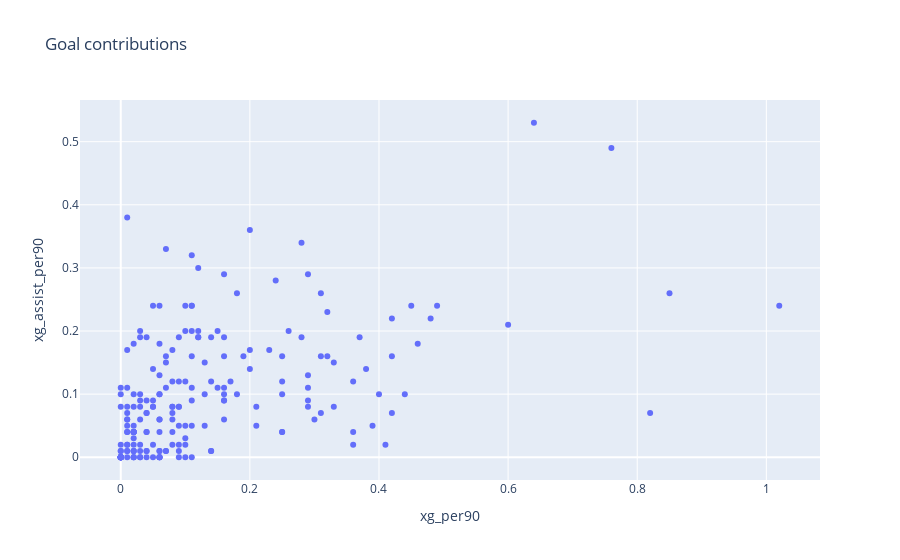

Notebook code cell kept with this figure:
### Code cell
import plotly.express as px

px.scatter(player_stats[player_stats['minutes'] >= 500], x='xg_per90', y='xg_assist_per90', hover_name='player', title='Goal contributions')

### Figure 1 — Plotly figure (JSON) as saved in the notebook; plotly's stock layout.template omitted (floating-point values rounded to 4 significant figures; data arrays with more than 128 entries replaced by an {"elided": "..."} marker saying what was removed)
{"data": [{"hovertemplate": "<b>%{hovertext}</b><br><br>xg_per90=%{x}<br>xg_assist_per90=%{y}<extra></extra>", "hovertext": {"elided": "210 str values"}, "legendgroup": "", "marker": {"color": "#636efa", "symbol": "circle"}, "mode": "markers", "name": "", "orientation": "v", "showlegend": false, "type": "scatter", "x": {"elided": "210 float values"}, "xaxis": "x", "y": {"elided": "210 float values"}, "yaxis": "y"}], "layout": {"legend": {"tracegroupgap": 0}, "title": {"text": "Goal contributions"}, "xaxis": {"anchor": "y", "domain": [0, 1], "title": {"text": "xg_per90"}}, "yaxis": {"anchor": "x", "domain": [0, 1], "title": {"text": "xg_assist_per90"}}}}
